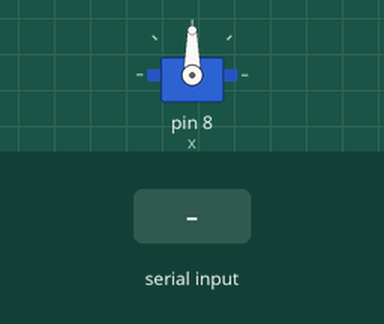
Simulated run of this sketch. Board: Arduino Uno, built with avr-gcc and run on an emulated ATmega328P. On the bench: servo. Inputs (shaded band) come from the test bench.

Above: at 1.2 s.
1.3 s: "90,45\n" received over Serial
At 1.7 s:
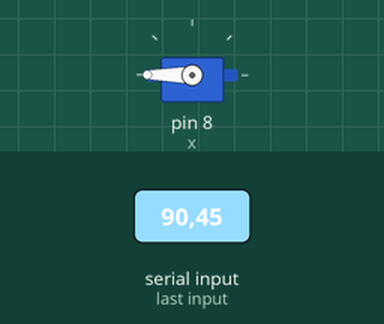
2.8 s: "X90\n" received over Serial
Timing chart, 0 to 5.8 s (numbered marks = the images above; inputs shaded):
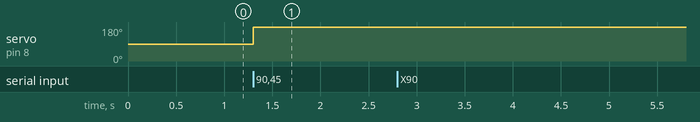

The sketch:

Sweep.ino
```cpp
#include<Servo.h>

Servo x;
int width = 1280, height = 720;  // total resolution of the video
int xpos = 90;  // initial positions of both Servos
void setup() {

  Serial.begin(9600);
  x.attach(8);

  x.write(xpos);
}
const int angle = 20;   // degree of increment or decrement

void loop() {
  if (Serial.available() > 0)
  {
    int x_mid;
    if (Serial.read() == 'X')
    {
      x_mid = Serial.parseInt();  // read center x-coordinate

    }

      int val= map(x_mid, 80,1100,0,180);
      x.write(val);

  }
}
```

Measured:
- after the input at 1.3 s, servo on pin 8 (x): 90° → 180° at once
